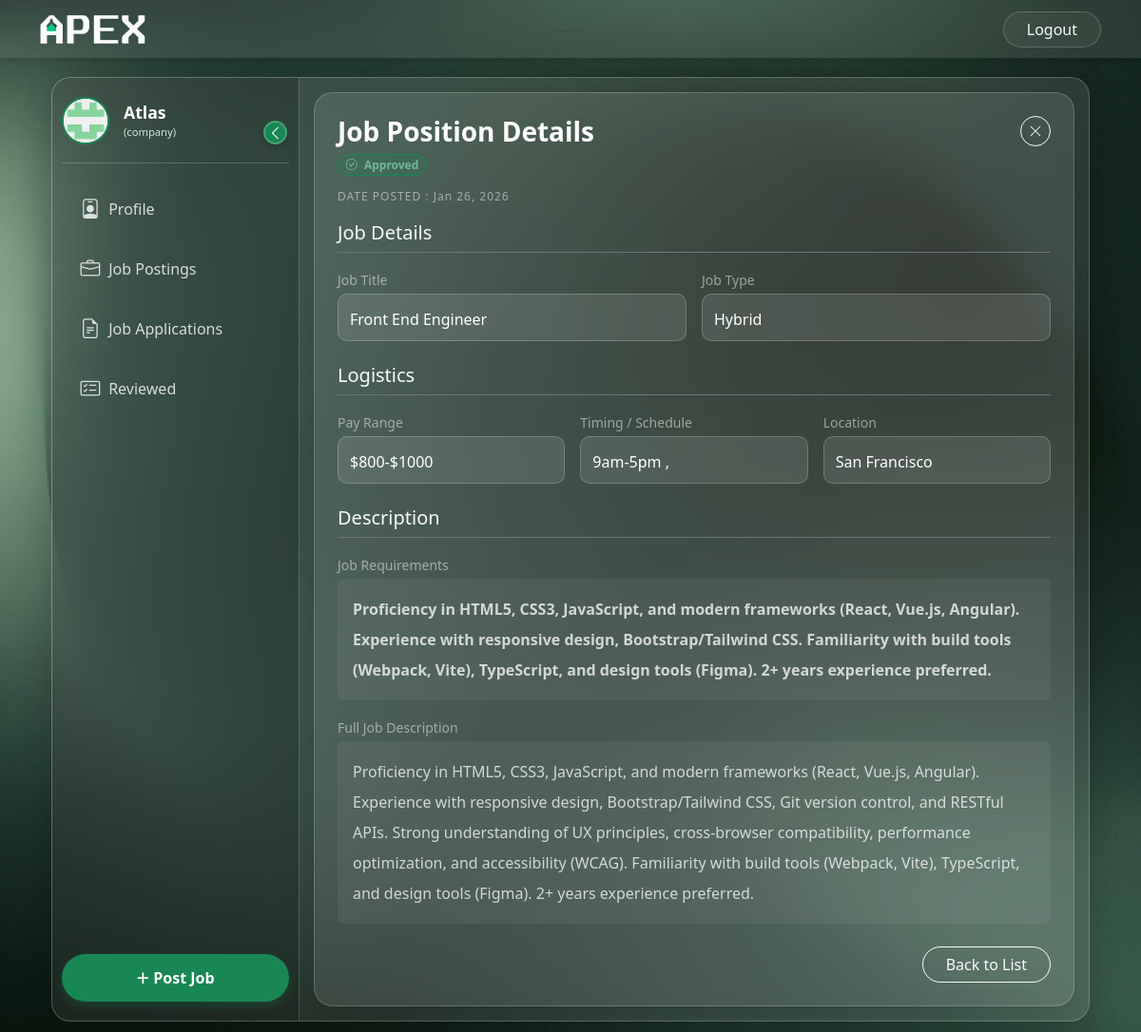
/company/job/view/1 (signed in), run on the app's committed database.
### controller/models.py (models this page shows, shortened)
class User(UserMixin,db.Model):
    id = db.Column(db.Integer, primary_key=True, autoincrement=True)
    name = db.Column(db.String(80), nullable=False)
    email = db.Column(db.String(120), unique=True, nullable=False)
    password = db.Column(db.String(200), nullable=False)
    contact = db.Column(db.String(10), nullable=False)
    created_at = db.Column(db.DateTime, nullable=False, default=db.func.current_timestamp())
    blacklisted = db.Column(db.Boolean, default=False)
    image_url = db.Column(db.String(225))
    fs_uniquifier = db.Column(db.String(255), unique=True, nullable=False, default=lambda: secrets.token_urlsafe(16))
    last_login_at = db.Column(db.DateTime)
    student_details = db.relationship('Student', backref='user', lazy=True, uselist=False)
    company_details = db.relationship('Company', backref='user', lazy=True, uselist=False)
    roles = db.relationship('Role', secondary='user_roles', backref='user', lazy=True, uselist=False)

class JobPosition(db.Model):
    id = db.Column(db.Integer, primary_key=True, autoincrement=True)
    company_id = db.Column(db.Integer, db.ForeignKey('company.id'), nullable=False)
    requirements = db.Column(db.String(200), nullable=False)
    job_location = db.Column(db.String(200), nullable=False)
    job_description = db.Column(db.String(700))
    job_title = db.Column(db.String(100), nullable=False)
    job_pay = db.Column(db.String(40), nullable=False)
    job_type = db.Column(db.String(7), nullable=False) # Remote , Onsite , Hybrid
    created_at = db.Column(db.DateTime, nullable=False, default=db.func.current_timestamp())
    job_status = db.Column(db.String(10), default='Hiring') # Hiring , Closed
    status = db.Column(db.String(20), default='Pending') # 'Pending', 'Approved', 'Rejected'
    job_timing = db.Column(db.String(30), nullable=False)
    views = db.Column(db.Integer, default=0)
    is_deleted = db.Column(db.Boolean, default=False)

### routes/company_routes.py (the view)
@company_bp.route('/job/view/<int:id>')
@company_required
def view_job(id):
    job = JobPosition.query.get_or_404(id)
    if job.company_id != current_user.company_details.id:
        flash("Unauthorized access.", "danger")
        return redirect(url_for('company_bp.job_postings'))
    return render_template('company/view_job.html',
                            job=job,
                            user=current_user)

### app.py (called while the page is built)
@login_manager.user_loader
def load_user(user_id):
    return User.query.get(int(user_id))

### routes/main_routes.py (called while the page is built, shortened)
@app.context_processor
def inject_notifications():
    return dict(unread_count=0)

### templates/company/view_job.html (shortened to what this page needs)
{% extends 'company/dashboard.html' %}
{% block dashboard_content %}
<div class="d-flex justify-content-center fade-in">
    <div class="glass-card p-4" style="width: 100%; max-width: 800px;">
        <div class="d-flex justify-content-between align-items-start mb-2">
            <div>
                <h3 class="text-white fw-bold mb-1">Job Position Details</h3>
                {% if job.status == "Approved" %}
                    <span class="badge bg-success-subtle text-success rounded-pill border border-success">
                        <i class="bi bi-check-circle me-1"></i>  Approved
                    </span>
                {% else %}
                    <span class="badge bg-warning-subtle text-warning rounded-pill border border-warning">
                        <i class="bi bi-hourglass-split me-1"></i> Pending Approval
                    </span>
                {% endif %}
            </div>
            <a href="{{ url_for('company_bp.job_postings') }}" class="btn btn-sm btn-outline-light rounded-circle" style="width: 32px; height: 32px; display: flex; align-items: center; justify-content: center;">
                <i class="bi bi-x-lg"></i>
            </a>
        </div>
        <div class="mb-3">
        <small class="text-white-50 text-uppercase text-xs ">Date Posted :</small>
        <span class="text-white-50 text-xs">{{ job.created_at.strftime('%b %d, %Y') }}</span>
        </div>
        <form> <h5 class="text-light mb-3 border-bottom border-secondary pb-2">Job Details</h5>
            <div class="row g-3 mb-4">
                <div class="col-md-6">
                    <label class="text-white-50 small mb-1">Job Title</label>
                    <input type="text" class="form-control glass-input text-white" value="{{ job.job_title }}" readonly>
                </div>
                <div class="col-md-6">
                    <label class="text-white-50 small mb-1">Job Type</label>
                    <input type="text" class="form-control glass-input text-white" value="{{ job.job_type }}" readonly>
                </div>
            </div>
            <h5 class="text-light mb-3 border-bottom border-secondary pb-2">Logistics</h5>
            <div class="row g-3 mb-4">
                <div class="col-md-4">
                    <label class="text-white-50 small mb-1">Pay Range</label>
                    <input type="text" class="form-control glass-input text-white" value="{{ job.job_pay }}" readonly>
                </div>
                <div class="col-md-4">
                    <label class="text-white-50 small mb-1">Timing / Schedule</label>
                    <input type="text" class="form-control glass-input text-white" value="{{ job.job_timing }}" readonly>
                </div>
                <div class="col-md-4">
                    <label class="text-white-50 small mb-1">Location</label>
                    <input type="text" class="form-control glass-input text-white" value="{{ job.job_location }}" readonly>
                </div>
            </div>
            <h5 class="text-light mb-3 border-bottom border-secondary pb-2">Description</h5>
            <label class="text-white-50 small mb-1">Job Requirements</label>
            <div class=" mb-3" >
                <div class="p-3 rounded" style="background: rgba(255,255,255,0.05);">
                    <p class="text-white fw-bold lh-lg opacity-75 mb-0">
                    {{ job.requirements }}
                    </p>
                </div>
            </div>
            <label class="text-white-50 small mb-1">Full Job Description</label>
            <div class="mb-4">
                <div class="p-3 rounded" style="background: rgba(255,255,255,0.05);">
                <p class="text-white lh-lg opacity-75 mb-0">{{ job.job_description }}</p>
                </div>
            </div>
            <div class="d-grid gap-2 d-md-flex justify-content-md-end">
                <a href="{{ url_for('company_bp.job_postings') }}" class="btn btn-outline-light px-4 rounded-pill">Back to List</a>
            </div>
        </form>
    </div>
</div>
{% endblock %}

### templates/company/dashboard.html (shortened to what this page needs)
{% extends 'base.html' %}
{% block content %}
<div class="container-fluid px-8">
    <div class="dashboard-wrapper">
            <aside class="sidebar" id="sidebar">
                <div class="user-profile-section">
                    <img src="{{user.image_url}}" alt="Profile" class="user-avatar">
                    <div class="user-info">
                        <p class="user-name text-truncate">{{user.name.split()[0]}}</p>
                        <p class="user-role">(company)</p>
                    </div>
                    <button class="toggle-btn" id="sidebarToggle" >
                        <i class="bi bi-chevron-left"></i>
                    </button>
                </div>
                <div class="nav-section">
                    <a href="{{ url_for('company_bp.profile') }}" class="sidebar-link {% if active_page == 'profile' %}active{% endif %}">
                        <i class="bi bi-person-badge"></i>
                        <span class="nav-text">&nbsp;Profile</span>
                    </a>
                    <a href="{{ url_for('company_bp.job_postings') }}" class="sidebar-link {% if active_page == 'jobs' %}active{% endif %}">
                        <i class="bi bi-briefcase"></i>
                        <span class="nav-text">&nbsp;Job Postings</span>
                    </a>
                    <a href="{{ url_for('company_bp.applications') }}" class="sidebar-link {% if active_page == 'applications' %}active{% endif %}">
                        <i class="bi bi-file-earmark-text"></i>
                        <span class="nav-text">&nbsp;Job Applications</span>
                    </a>
                    <a href="{{ url_for('company_bp.reviewed') }}" class="sidebar-link {% if active_page == 'notifications' %}active{% endif %}">
                        <i class="bi bi-card-checklist"></i>
                        <span class="nav-text">&nbsp;Reviewed</span>
                    </a>
                </div>
                <div class="create-btn-container">
                    <a href="/company/jobs/create" class="btn-create" title="Create New">
                        <span class="btn-icon">+</span>
                        <span class="btn-text">&nbsp;Post Job</span>
                    </a>
                </div>
            </aside>
            <main class="main-content">
                {% block dashboard_content %}
                {% endblock %}
            </main>
        </div>
    </div>
    {% endblock %}

### static/css/style.css (style rules this page uses)
:root { --primary-green: #198754; --dark-green: #0f5132; --forest-green: #2E8B57; --navbar-bg: #206a5d; --teal-green: #206a5d; --light-green: #d1e7dd; --glass-bg: rgba(255, 255, 255, 0.1); --glass-border: rgba(255, 255, 255, 0.2); --text-white: #ffffff; --text-muted: rgba(255, 255, 255, 0.7); }
body,html { overscroll-behavior: none; background-image: url("../uploads/Background.jpg"); background-repeat: no-repeat; background-size: cover; background-attachment: fixed; min-height: 100vh; font-family: 'Segoe UI', Tahoma, Geneva, Verdana, sans-serif; }
.glass-input { background: rgba(255, 255, 255, 0.1) !important; border: 1px solid rgba(255, 255, 255, 0.2) !important; color: white !important; height: 50px; border-radius: 10px; }
.glass-input::placeholder { color: var(--text-muted); }
.form-control { padding-top: 10px; }
.dashboard-wrapper { display: flex; background: var(--glass-bg); backdrop-filter: blur(15px); -webkit-backdrop-filter: blur(15px); border: 1px solid var(--glass-border); box-shadow: 0 8px 32px rgba(0,0,0,0.2); margin-top: 20px; height: calc(100vh - 100px); border-radius: 20px; overflow: hidden; position: relative; }
.sidebar { width: 260px; background: rgba(0, 0, 0, 0.2); border-right: 1px solid var(--glass-border); display: flex; flex-direction: column; transition: width 0.3s ease; padding: 20px 10px; position: relative; z-index: 100; flex-shrink: 0; }
.toggle-btn { position: absolute; right: 2px; top: 25px; background: var(--primary-green); border: 2px solid rgba(255,255,255,0.2); color: white; width: 25px; height: 25px; border-radius: 50%; display: flex; align-items: center; justify-content: center; cursor: pointer; z-index: 200; transition: 0.3s; box-shadow: 0 2px 5px rgba(0,0,0,0.2); }
.user-profile-section { display: flex; align-items: center; padding-bottom: 20px; margin-bottom: 20px; border-bottom: 1px solid var(--glass-border); position: relative; height: 70px; overflow: hidden; }
.user-avatar { width: 50px; height: 50px; border-radius: 50%; object-fit: cover; border: 2px solid var(--primary-green); background: #eee; flex-shrink: 0; }
.user-info { margin-left: 15px; overflow: hidden; white-space: nowrap; }
.user-name { font-weight: 600; color: white; margin: 0; font-size: 1.1rem; }
.user-role { font-size: 0.7rem; color: var(--light-green); margin: 0; }
.nav-section { flex-grow: 1; }
.sidebar-link { display: flex; align-items: center; color: rgba(255,255,255,0.8); text-decoration: none; padding: 12px 15px; margin-bottom: 8px; border-radius: 12px; transition: all 0.2s; white-space: nowrap; position: relative; z-index: 101; }
.sidebar-link i { font-size: 1.3rem; min-width: 30px; text-align: center; }
.create-btn-container { margin-top: auto; }
.btn-create { display: flex; align-items: center; justify-content: center; background: var(--primary-green); color: white; border: none; height: 50px; width: 100%; border-radius: 25px; font-weight: 600; transition: all 0.3s; text-decoration: none; overflow: hidden; white-space: nowrap; box-shadow: 0 4px 12px rgba(25, 135, 84, 0.3); z-index: 101; }
.btn-icon { font-size: 1.5rem; font-weight: 300; line-height: 1; }
.main-content { flex-grow: 1; padding: 15px; overflow-y: auto; }
.glass-card { background: var(--glass-bg); border: 1px solid var(--glass-border); border-radius: 20px; padding: 25px; box-shadow: 0 4px 15px rgba(0,0,0,0.1); }
.text-xs { font-size: 0.75rem; letter-spacing: 1px; }
.fade-in { animation: fadeIn 0.5s ease-in-out; }
.text-truncate { white-space: nowrap; overflow: hidden; text-overflow: ellipsis; display: block; }
.bg-success-subtle { background-color: rgba(25, 135, 84, 0.2) !important; color: #75b798 !important; }

### data on the page
User: image_url (picture), name "Atlas"
JobPosition: created_at "Jan 26, 2026", job_title "Front End Engineer", job_type "Hybrid", job_pay "$800-$1000", job_timing "9am-5pm ,", job_location "San Francisco", requirements "Proficiency in HTML5, CSS3, JavaScript, and modern frameworks (React, Vue.js, Angular). Experience with responsive design, Bootstrap/Tailwind CSS. Familiarity with build tools (Webpack, Vite), TypeScript, and design tools (Figma). 2+ years experience preferred.", job_description "Proficiency in HTML5, CSS3, JavaScript, and modern frameworks (React, Vue.js, Angular). Experience with responsive design, Bootstrap/Tailwind CSS, Git version control, and RESTful APIs. Strong understanding of UX principles, cross-browser compatibility, performance optimization, and accessibility (WCAG). Familiarity with build tools (Webpack, Vite), TypeScript, and design tools (Figma). 2+ years experience preferred."
